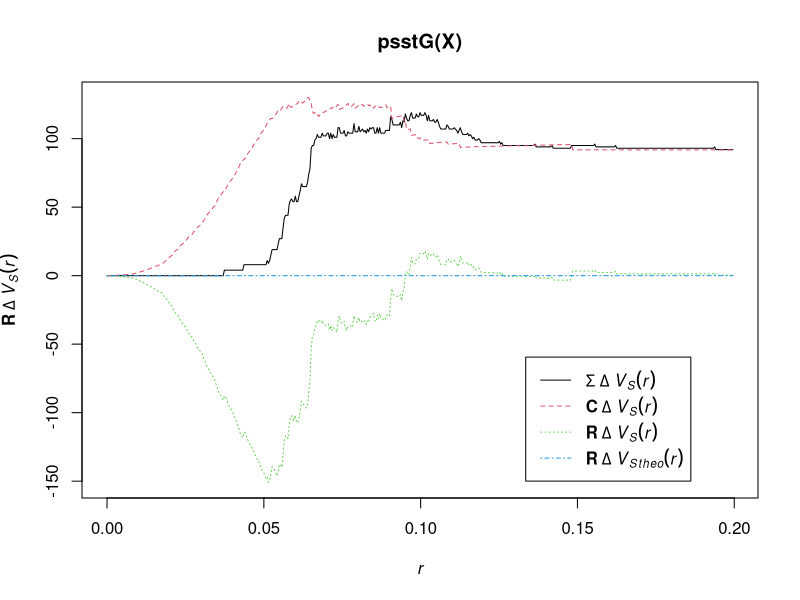
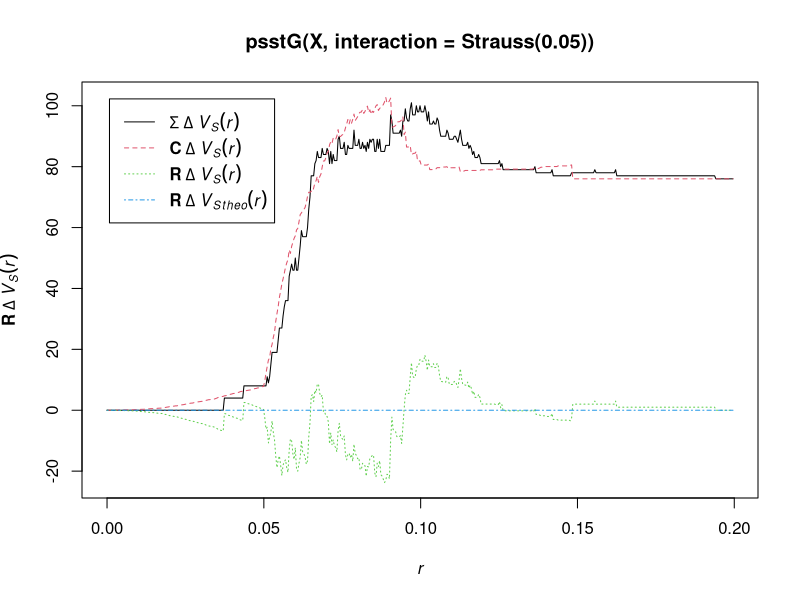

Write R code to recreate these figures, in order.
library(spatstat)


### Name: psstG
### Title: Pseudoscore Diagnostic For Fitted Model against Saturation
###   Alternative
### Aliases: psstG
### Keywords: spatial models

### ** Examples

   X <- rStrauss(200,0.1,0.05)
   plot(psstG(X))
   plot(psstG(X, interaction=Strauss(0.05)))
